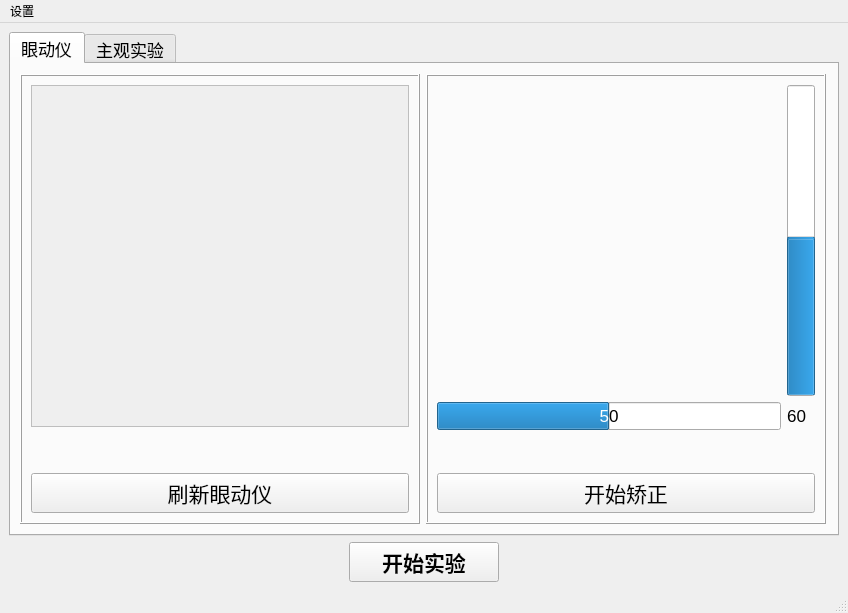
<?xml version="1.0" encoding="UTF-8"?>
<ui version="4.0">
 <class>StartPanel</class>
 <widget class="QMainWindow" name="StartPanel">
  <property name="geometry">
   <rect>
    <x>0</x>
    <y>0</y>
    <width>848</width>
    <height>613</height>
   </rect>
  </property>
  <property name="minimumSize">
   <size>
    <width>0</width>
    <height>0</height>
   </size>
  </property>
  <property name="maximumSize">
   <size>
    <width>16777215</width>
    <height>16777215</height>
   </size>
  </property>
  <property name="windowTitle">
   <string>MainWindow</string>
  </property>
  <widget class="QWidget" name="centralwidget">
   <property name="font">
    <font/>
   </property>
   <layout class="QVBoxLayout" name="verticalLayout">
    <item>
     <widget class="QTabWidget" name="tabWidget_prepare">
      <property name="font">
       <font>
        <pointsize>13</pointsize>
        <weight>50</weight>
        <bold>false</bold>
       </font>
      </property>
      <property name="currentIndex">
       <number>0</number>
      </property>
      <widget class="QWidget" name="tab_eyetracker">
       <attribute name="title">
        <string>眼动仪</string>
       </attribute>
       <layout class="QHBoxLayout" name="horizontalLayout_3">
        <item>
         <widget class="QFrame" name="frame_info">
          <property name="minimumSize">
           <size>
            <width>400</width>
            <height>400</height>
           </size>
          </property>
          <property name="maximumSize">
           <size>
            <width>400</width>
            <height>450</height>
           </size>
          </property>
          <property name="frameShape">
           <enum>QFrame::Box</enum>
          </property>
          <property name="frameShadow">
           <enum>QFrame::Raised</enum>
          </property>
          <layout class="QVBoxLayout" name="verticalLayout_3">
           <item>
            <widget class="QPlainTextEdit" name="eyetracker_info">
             <property name="enabled">
              <bool>false</bool>
             </property>
             <property name="font">
              <font>
               <pointsize>11</pointsize>
               <weight>75</weight>
               <bold>true</bold>
              </font>
             </property>
             <property name="frameShape">
              <enum>QFrame::Panel</enum>
             </property>
             <property name="frameShadow">
              <enum>QFrame::Plain</enum>
             </property>
            </widget>
           </item>
           <item>
            <spacer name="vSpacer">
             <property name="orientation">
              <enum>Qt::Vertical</enum>
             </property>
             <property name="sizeType">
              <enum>QSizePolicy::Preferred</enum>
             </property>
             <property name="sizeHint" stdset="0">
              <size>
               <width>20</width>
               <height>40</height>
              </size>
             </property>
            </spacer>
           </item>
           <item>
            <widget class="QPushButton" name="btn_start_eyetracker">
             <property name="font">
              <font>
               <pointsize>16</pointsize>
               <weight>50</weight>
               <bold>false</bold>
              </font>
             </property>
             <property name="text">
              <string>刷新眼动仪</string>
             </property>
            </widget>
           </item>
          </layout>
         </widget>
        </item>
        <item>
         <widget class="QFrame" name="frame_state">
          <property name="sizePolicy">
           <sizepolicy hsizetype="Expanding" vsizetype="Preferred">
            <horstretch>1</horstretch>
            <verstretch>0</verstretch>
           </sizepolicy>
          </property>
          <property name="minimumSize">
           <size>
            <width>400</width>
            <height>450</height>
           </size>
          </property>
          <property name="maximumSize">
           <size>
            <width>400</width>
            <height>450</height>
           </size>
          </property>
          <property name="frameShape">
           <enum>QFrame::Box</enum>
          </property>
          <property name="frameShadow">
           <enum>QFrame::Raised</enum>
          </property>
          <layout class="QVBoxLayout" name="verticalLayout_4">
           <item>
            <layout class="QGridLayout" name="gLayout_eyepos">
             <item row="1" column="0">
              <widget class="QProgressBar" name="pgb_h">
               <property name="value">
                <number>50</number>
               </property>
               <property name="alignment">
                <set>Qt::AlignCenter</set>
               </property>
               <property name="invertedAppearance">
                <bool>false</bool>
               </property>
               <property name="textDirection">
                <enum>QProgressBar::TopToBottom</enum>
               </property>
               <property name="format">
                <string>%p</string>
               </property>
              </widget>
             </item>
             <item row="0" column="0">
              <widget class="QWidget" name="widget_eyepos" native="true">
               <property name="sizePolicy">
                <sizepolicy hsizetype="Preferred" vsizetype="Preferred">
                 <horstretch>6</horstretch>
                 <verstretch>6</verstretch>
                </sizepolicy>
               </property>
               <layout class="QGridLayout" name="widget_eyepos_layout">
                <property name="leftMargin">
                 <number>0</number>
                </property>
                <property name="topMargin">
                 <number>0</number>
                </property>
                <property name="rightMargin">
                 <number>0</number>
                </property>
                <property name="bottomMargin">
                 <number>0</number>
                </property>
                <property name="spacing">
                 <number>0</number>
                </property>
               </layout>
              </widget>
             </item>
             <item row="0" column="1">
              <widget class="QProgressBar" name="pgb_v">
               <property name="sizePolicy">
                <sizepolicy hsizetype="Fixed" vsizetype="Expanding">
                 <horstretch>0</horstretch>
                 <verstretch>0</verstretch>
                </sizepolicy>
               </property>
               <property name="minimum">
                <number>45</number>
               </property>
               <property name="maximum">
                <number>75</number>
               </property>
               <property name="value">
                <number>60</number>
               </property>
               <property name="orientation">
                <enum>Qt::Vertical</enum>
               </property>
              </widget>
             </item>
             <item row="1" column="1">
              <widget class="QLabel" name="distance">
               <property name="sizePolicy">
                <sizepolicy hsizetype="Fixed" vsizetype="Fixed">
                 <horstretch>0</horstretch>
                 <verstretch>0</verstretch>
                </sizepolicy>
               </property>
               <property name="font">
                <font>
                 <pointsize>13</pointsize>
                 <weight>50</weight>
                 <bold>false</bold>
                </font>
               </property>
               <property name="layoutDirection">
                <enum>Qt::LeftToRight</enum>
               </property>
               <property name="text">
                <string>60</string>
               </property>
               <property name="alignment">
                <set>Qt::AlignCenter</set>
               </property>
              </widget>
             </item>
            </layout>
           </item>
           <item>
            <spacer name="verticalSpacer_2">
             <property name="orientation">
              <enum>Qt::Vertical</enum>
             </property>
             <property name="sizeType">
              <enum>QSizePolicy::Preferred</enum>
             </property>
             <property name="sizeHint" stdset="0">
              <size>
               <width>17</width>
               <height>37</height>
              </size>
             </property>
            </spacer>
           </item>
           <item>
            <widget class="QPushButton" name="btn_calibration">
             <property name="font">
              <font>
               <pointsize>16</pointsize>
               <weight>50</weight>
               <bold>false</bold>
              </font>
             </property>
             <property name="text">
              <string>开始矫正</string>
             </property>
            </widget>
           </item>
          </layout>
         </widget>
        </item>
       </layout>
      </widget>
      <widget class="QWidget" name="tab_db">
       <attribute name="title">
        <string>主观实验</string>
       </attribute>
       <layout class="QVBoxLayout" name="verticalLayout_5">
        <item>
         <widget class="QGroupBox" name="groupBox_imgdb">
          <property name="sizePolicy">
           <sizepolicy hsizetype="Preferred" vsizetype="Minimum">
            <horstretch>1</horstretch>
            <verstretch>1</verstretch>
           </sizepolicy>
          </property>
          <property name="minimumSize">
           <size>
            <width>300</width>
            <height>100</height>
           </size>
          </property>
          <property name="maximumSize">
           <size>
            <width>4000</width>
            <height>150</height>
           </size>
          </property>
          <property name="font">
           <font>
            <family>黑体</family>
            <pointsize>-1</pointsize>
            <weight>50</weight>
            <italic>false</italic>
            <bold>false</bold>
           </font>
          </property>
          <property name="toolTipDuration">
           <number>-1</number>
          </property>
          <property name="styleSheet">
           <string notr="true">QGroupBox {
    font: 20px &quot;黑体&quot;;
	background-color: rgb(240, 240, 240);
    border-radius:6px;
    margin-top:12px;
    border-width: 1px;
    border-style: solid;
    border-color: rgb(255, 0, 0);
}
QGroupBox:title {
    color:rgb(28, 120, 167);
    subcontrol-origin: margin;
    left: 10px;
}</string>
          </property>
          <property name="title">
           <string>数据库</string>
          </property>
          <layout class="QVBoxLayout" name="verticalLayout_2">
           <item>
            <layout class="QHBoxLayout" name="hLayout_dir_select" stretch="2,8,1">
             <item>
              <widget class="QLabel" name="label_imgdb_dir">
               <property name="font">
                <font>
                 <pointsize>14</pointsize>
                </font>
               </property>
               <property name="text">
                <string>数据库地址：</string>
               </property>
              </widget>
             </item>
             <item>
              <widget class="QLineEdit" name="lineEdit_imgdb_dir">
               <property name="enabled">
                <bool>true</bool>
               </property>
               <property name="sizePolicy">
                <sizepolicy hsizetype="Expanding" vsizetype="Fixed">
                 <horstretch>7</horstretch>
                 <verstretch>1</verstretch>
                </sizepolicy>
               </property>
              </widget>
             </item>
             <item>
              <widget class="QPushButton" name="btn_getdir">
               <property name="enabled">
                <bool>true</bool>
               </property>
               <property name="sizePolicy">
                <sizepolicy hsizetype="Preferred" vsizetype="Minimum">
                 <horstretch>0</horstretch>
                 <verstretch>0</verstretch>
                </sizepolicy>
               </property>
               <property name="minimumSize">
                <size>
                 <width>40</width>
                 <height>25</height>
                </size>
               </property>
               <property name="maximumSize">
                <size>
                 <width>1000</width>
                 <height>30</height>
                </size>
               </property>
               <property name="font">
                <font>
                 <pointsize>10</pointsize>
                </font>
               </property>
               <property name="text">
                <string>...</string>
               </property>
              </widget>
             </item>
            </layout>
           </item>
           <item>
            <layout class="QHBoxLayout" name="hLayout_dir_apply" stretch="10,0">
             <item>
              <spacer name="horizontalSpacer_3">
               <property name="orientation">
                <enum>Qt::Horizontal</enum>
               </property>
               <property name="sizeHint" stdset="0">
                <size>
                 <width>40</width>
                 <height>20</height>
                </size>
               </property>
              </spacer>
             </item>
             <item>
              <widget class="QPushButton" name="btn_imgdb_apply">
               <property name="sizePolicy">
                <sizepolicy hsizetype="Preferred" vsizetype="Fixed">
                 <horstretch>0</horstretch>
                 <verstretch>0</verstretch>
                </sizepolicy>
               </property>
               <property name="font">
                <font>
                 <pointsize>12</pointsize>
                </font>
               </property>
               <property name="text">
                <string>应用</string>
               </property>
              </widget>
             </item>
            </layout>
           </item>
          </layout>
         </widget>
        </item>
        <item>
         <spacer name="verticalSpacer">
          <property name="orientation">
           <enum>Qt::Vertical</enum>
          </property>
          <property name="sizeType">
           <enum>QSizePolicy::Expanding</enum>
          </property>
          <property name="sizeHint" stdset="0">
           <size>
            <width>20</width>
            <height>40</height>
           </size>
          </property>
         </spacer>
        </item>
       </layout>
      </widget>
     </widget>
    </item>
    <item>
     <layout class="QHBoxLayout" name="hLayout_start">
      <item>
       <spacer name="hSpacer_left">
        <property name="orientation">
         <enum>Qt::Horizontal</enum>
        </property>
        <property name="sizeHint" stdset="0">
         <size>
          <width>40</width>
          <height>20</height>
         </size>
        </property>
       </spacer>
      </item>
      <item>
       <widget class="QPushButton" name="btn_start">
        <property name="enabled">
         <bool>true</bool>
        </property>
        <property name="sizePolicy">
         <sizepolicy hsizetype="Preferred" vsizetype="Fixed">
          <horstretch>0</horstretch>
          <verstretch>0</verstretch>
         </sizepolicy>
        </property>
        <property name="minimumSize">
         <size>
          <width>150</width>
          <height>35</height>
         </size>
        </property>
        <property name="maximumSize">
         <size>
          <width>301</width>
          <height>40</height>
         </size>
        </property>
        <property name="font">
         <font>
          <pointsize>16</pointsize>
          <weight>75</weight>
          <bold>true</bold>
          <underline>false</underline>
          <stylestrategy>PreferAntialias</stylestrategy>
         </font>
        </property>
        <property name="cursor">
         <cursorShape>PointingHandCursor</cursorShape>
        </property>
        <property name="autoFillBackground">
         <bool>false</bool>
        </property>
        <property name="text">
         <string>开始实验</string>
        </property>
       </widget>
      </item>
      <item>
       <spacer name="hSpacer_right">
        <property name="orientation">
         <enum>Qt::Horizontal</enum>
        </property>
        <property name="sizeHint" stdset="0">
         <size>
          <width>40</width>
          <height>20</height>
         </size>
        </property>
       </spacer>
      </item>
     </layout>
    </item>
   </layout>
  </widget>
  <widget class="QMenuBar" name="menubar">
   <property name="geometry">
    <rect>
     <x>0</x>
     <y>0</y>
     <width>848</width>
     <height>26</height>
    </rect>
   </property>
   <widget class="QMenu" name="menu">
    <property name="title">
     <string>设置</string>
    </property>
    <addaction name="action_setting"/>
   </widget>
   <addaction name="menu"/>
  </widget>
  <widget class="QStatusBar" name="statusbar"/>
  <action name="action_setting">
   <property name="text">
    <string>设置实验参数</string>
   </property>
  </action>
  <action name="action_filter">
   <property name="text">
    <string>设置滤波器</string>
   </property>
  </action>
 </widget>
 <resources/>
 <connections/>
</ui>
